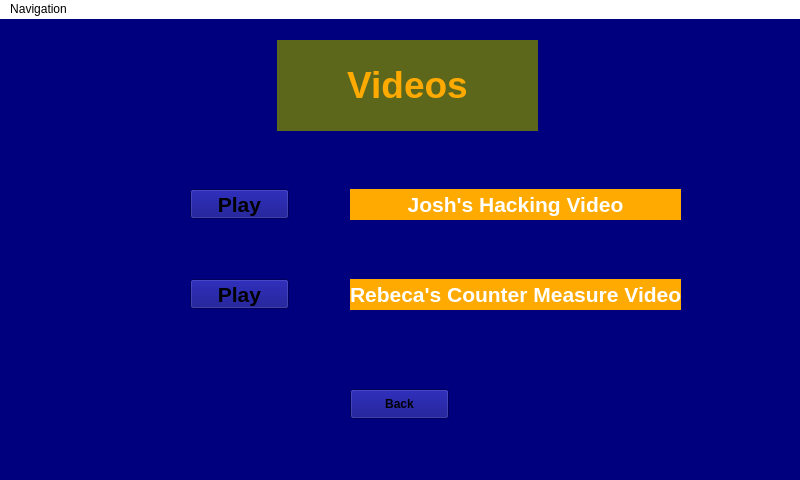
<?xml version="1.0" encoding="UTF-8"?>
<ui version="4.0">
 <class>MainWindow</class>
 <widget class="QMainWindow" name="MainWindow">
  <property name="geometry">
   <rect>
    <x>0</x>
    <y>0</y>
    <width>800</width>
    <height>480</height>
   </rect>
  </property>
  <property name="windowTitle">
   <string>MainWindow</string>
  </property>
  <property name="styleSheet">
   <string notr="true">background-color: rgb(0, 0, 127);</string>
  </property>
  <widget class="QWidget" name="centralwidget">
   <widget class="QLabel" name="label">
    <property name="geometry">
     <rect>
      <x>277</x>
      <y>21</y>
      <width>261</width>
      <height>91</height>
     </rect>
    </property>
    <property name="styleSheet">
     <string notr="true">background-color: rgb(93, 103, 27);</string>
    </property>
    <property name="text">
     <string>&lt;html&gt;&lt;head/&gt;&lt;body&gt;&lt;p align=&quot;center&quot;&gt;&lt;span style=&quot; font-size:28pt; font-weight:600; color:#ffaa00;&quot;&gt;Videos&lt;/span&gt;&lt;/p&gt;&lt;/body&gt;&lt;/html&gt;</string>
    </property>
   </widget>
   <widget class="QLabel" name="label_2">
    <property name="geometry">
     <rect>
      <x>350</x>
      <y>170</y>
      <width>331</width>
      <height>31</height>
     </rect>
    </property>
    <property name="styleSheet">
     <string notr="true">background-color: rgb(255, 170, 0);</string>
    </property>
    <property name="text">
     <string>&lt;html&gt;&lt;head/&gt;&lt;body&gt;&lt;p align=&quot;center&quot;&gt;&lt;span style=&quot; font-size:16pt; font-weight:600; color:#ffffff;&quot;&gt;Josh's Hacking Video&lt;/span&gt;&lt;/p&gt;&lt;/body&gt;&lt;/html&gt;</string>
    </property>
   </widget>
   <widget class="QLabel" name="label_3">
    <property name="geometry">
     <rect>
      <x>350</x>
      <y>260</y>
      <width>331</width>
      <height>31</height>
     </rect>
    </property>
    <property name="styleSheet">
     <string notr="true">background-color: rgb(255, 170, 0);</string>
    </property>
    <property name="text">
     <string>&lt;html&gt;&lt;head/&gt;&lt;body&gt;&lt;p align=&quot;center&quot;&gt;&lt;span style=&quot; font-size:16pt; font-weight:600; color:#ffffff;&quot;&gt;Rebeca's Counter Measure Video&lt;/span&gt;&lt;/p&gt;&lt;/body&gt;&lt;/html&gt;</string>
    </property>
   </widget>
   <widget class="QPushButton" name="Avideo_Button">
    <property name="geometry">
     <rect>
      <x>190</x>
      <y>170</y>
      <width>99</width>
      <height>30</height>
     </rect>
    </property>
    <property name="font">
     <font>
      <pointsize>16</pointsize>
      <weight>75</weight>
      <bold>true</bold>
     </font>
    </property>
    <property name="styleSheet">
     <string notr="true">border-image: url(:/Images/Imagefiles/blackbutton.png);</string>
    </property>
    <property name="text">
     <string>Play</string>
    </property>
   </widget>
   <widget class="QPushButton" name="Cvideo_Button">
    <property name="geometry">
     <rect>
      <x>190</x>
      <y>260</y>
      <width>99</width>
      <height>30</height>
     </rect>
    </property>
    <property name="font">
     <font>
      <pointsize>16</pointsize>
      <weight>75</weight>
      <bold>true</bold>
     </font>
    </property>
    <property name="styleSheet">
     <string notr="true">border-image: url(:/Images/Imagefiles/blackbutton.png);</string>
    </property>
    <property name="text">
     <string>Play</string>
    </property>
   </widget>
   <widget class="QPushButton" name="Back_Button">
    <property name="geometry">
     <rect>
      <x>350</x>
      <y>370</y>
      <width>99</width>
      <height>30</height>
     </rect>
    </property>
    <property name="font">
     <font>
      <weight>75</weight>
      <bold>true</bold>
     </font>
    </property>
    <property name="styleSheet">
     <string notr="true">border-image: url(:/Images/Imagefiles/orangebutton.png);</string>
    </property>
    <property name="text">
     <string>Back</string>
    </property>
   </widget>
  </widget>
  <widget class="QMenuBar" name="menubar">
   <property name="geometry">
    <rect>
     <x>0</x>
     <y>0</y>
     <width>800</width>
     <height>28</height>
    </rect>
   </property>
   <property name="styleSheet">
    <string notr="true">background-color: rgb(255, 255, 255);</string>
   </property>
   <widget class="QMenu" name="menuNavigation">
    <property name="title">
     <string>Navigation</string>
    </property>
    <addaction name="Menu_main"/>
    <addaction name="Menu_tutorial"/>
    <addaction name="Menu_video"/>
    <addaction name="Menu_attacks"/>
    <addaction name="Menu_counter"/>
    <addaction name="actionExit"/>
   </widget>
   <addaction name="menuNavigation"/>
  </widget>
  <widget class="QStatusBar" name="statusbar"/>
  <action name="Menu_main">
   <property name="text">
    <string>Main Hub</string>
   </property>
  </action>
  <action name="Menu_tutorial">
   <property name="text">
    <string>Tutorial Menu</string>
   </property>
  </action>
  <action name="Menu_video">
   <property name="text">
    <string>Videos</string>
   </property>
  </action>
  <action name="Menu_attacks">
   <property name="text">
    <string>Attacks</string>
   </property>
  </action>
  <action name="Menu_counter">
   <property name="text">
    <string>Counter measures</string>
   </property>
  </action>
  <action name="actionExit">
   <property name="text">
    <string>Exit</string>
   </property>
  </action>
 </widget>
 <resources>
  <include location="Resources.qrc"/>
 </resources>
 <connections/>
</ui>
